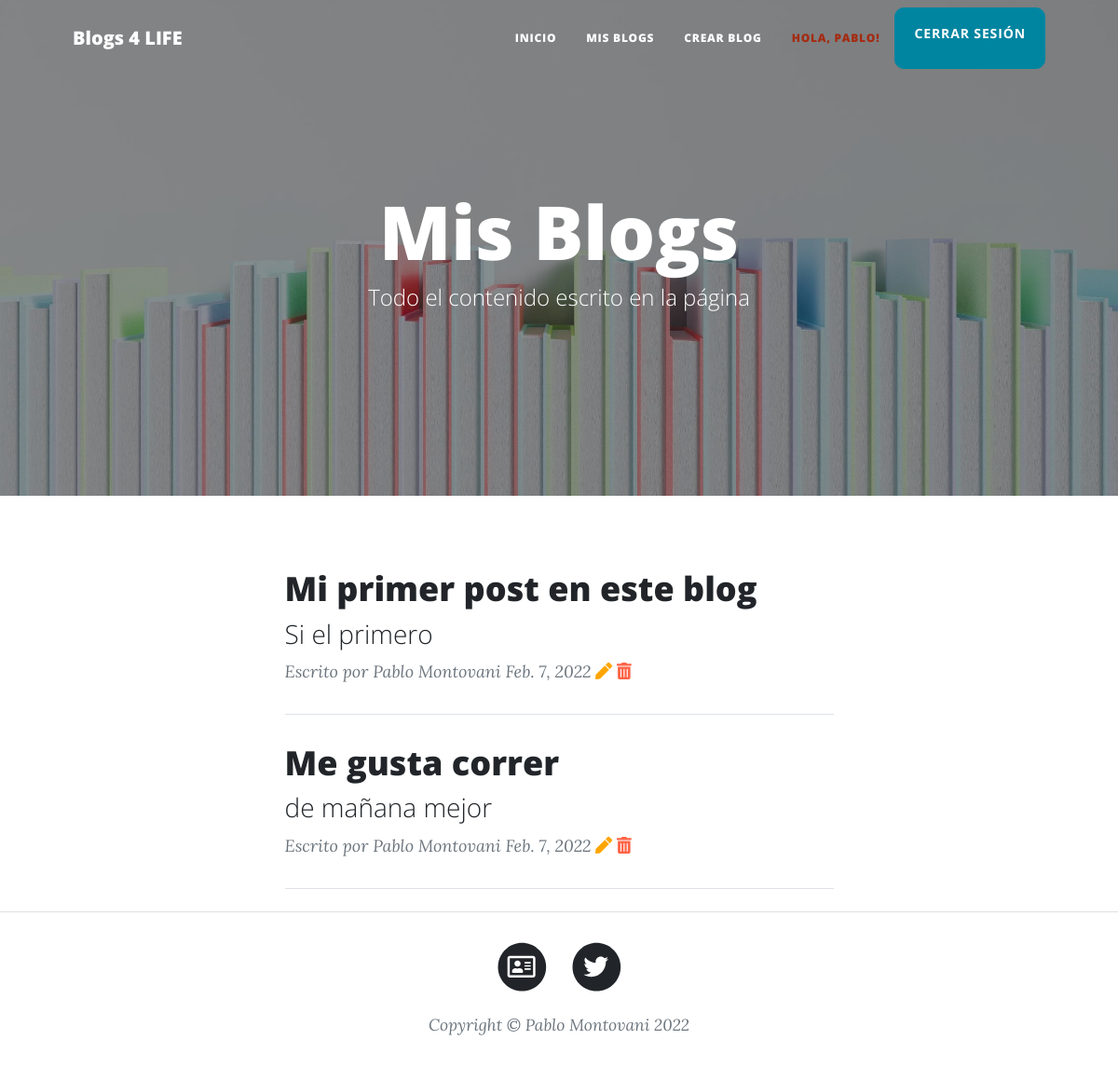
The page /MisBlogs (signed in) on the database its author committed.
### BlogApp/models.py (models this page shows)
class Blog(Model):
    titulo= CharField(max_length=50)
    subtitulo= CharField(max_length=50)
    user = ForeignKey(User, on_delete=CASCADE)
    fecha= DateField()
    contenido= CharField(max_length=1000)
    imagen= ImageField(upload_to='imagenes', null=True, blank=True)

### BlogApp/views.py (the view)
# urls.py: path('MisBlogs', BlogMyView.as_view(), name="mis_blogs"),
class BlogMyView(LoginRequiredMixin, ListView):
    model = Blog
    template_name = 'BlogApp/mis_blogs.html'
    context_object_name = 'blogs'
    paginate_by = 10
    def get_queryset(self, **kwargs):
        return Blog.objects.filter(user__username=self.request.user)

### templates/BlogApp/mis_blogs.html (shortened to what this page needs)
{% extends "BlogApp/padre.html" %}
{% load static %}
{% block ContenidoPrincipal %}
    <header class="masthead" style="background-image: url('{%static 'BlogApp/assets/img/home-bg.jpg' %}')">
        <div class="container position-relative px-4 px-lg-5">
            <div class="row gx-4 gx-lg-5 justify-content-center">
                <div class="col-md-10 col-lg-8 col-xl-7">
                    <div class="site-heading">
                        <h1>Mis Blogs</h1>
                        <span class="subheading">Todo el contenido escrito en la página</span>
                    </div>
                </div>
            </div>
        </div>
    </header>
         <div class="container px-4 px-lg-5">
            <div class="row gx-4 gx-lg-5 justify-content-center">
                <div class="col-md-10 col-lg-8 col-xl-7">
                    {% if not blogs %}
                        <div class="alert alert-danger" role="alert">
                            No existen entradas en el blog.
                        </div>
                    {% else %}
                        {% for blog in blogs %}
                            <div class="post-preview">
                                <a href="{% url 'blog_ver' blog.id %}">
                                    <h2 class="post-title">{{blog.titulo}}</h2>
                                    <h3 class="post-subtitle">{{blog.subtitulo}}</h3>
                                </a>
                                <p class="post-meta">
                                    Escrito por
                                    {% if blog.user.last_name %}
                                        <a>{{blog.user.first_name}} {{blog.user.last_name}}</a>
                                    {% else %}
                                        <a>{{blog.user}}</a>
                                    {% endif %}
                                    {{blog.fecha}}
                                    {% if blog.user == user %}
                                        <a style="font-size: 1em; color: orange;" href="">
                                            <i class="fas fa-pen"></i>
                                        </a>
                                        <a style="font-size: 1em; color: Tomato;" href="">
                                            <i class="fas fa-trash-alt"></i>
                                        </a>
                                    {% endif %}
                                </p>
                            </div>
                            <hr class="my-4" />
                        {% endfor %}
                    {% endif %}
                </div>
            </div>
        </div>
{% endblock %}

### templates/BlogApp/padre.html (shortened to what this page needs)
<!DOCTYPE html>
<html lang="en">
    <head>
        {% load static %}
        <link href="{%static 'BlogApp/css/styles.css' %}" rel="stylesheet" />
    </head>
    <body>
        <nav class="navbar navbar-expand-lg navbar-light" id="mainNav">
            <div class="container px-4 px-lg-5">
                <a class="navbar-brand" href="{% url 'inicio' %}">Blogs 4 LIFE</a>
                <div class="collapse navbar-collapse" id="navbarResponsive">
                    <ul class="navbar-nav ms-auto py-4 py-lg-0">
                        <li class="nav-item"><a class="nav-link px-lg-3 py-3 py-lg-4" href="{% url 'inicio' %}">Inicio</a></li>
                        <li class="nav-item"><a class="nav-link px-lg-3 py-3 py-lg-4" href="{% url 'mis_blogs' %}">Mis Blogs</a></li>
                        <li class="nav-item"><a class="nav-link px-lg-3 py-3 py-lg-4" href="">Crear Blog</a></li>
                        {% if user.is_authenticated %}
                            <li class="nav-item"><a class="nav-link nav-link-user px-lg-3 py-3 py-lg-4" href="">Hola, {{user.username}}!</a></li>
                            <a class="btn btn-primary" href="{% url 'logout' %}">CERRAR SESIÓN</a>
                        {% endif %}
                    </ul>
                </div>
            </div>
        </nav>
        {% block ContenidoPrincipal %}
        {% endblock %}
        <footer class="border-top">
            <div class="container px-4 px-lg-5">
                <div class="row gx-4 gx-lg-5 justify-content-center">
                    <div class="col-md-10 col-lg-8 col-xl-7">
                        <ul class="list-inline text-center">
                            <li class="list-inline-item">
                                <a href="{% url 'about_me' %}">
                                    <span class="fa-stack fa-lg">
                                        <i class="fas fa-circle fa-stack-2x"></i>
                                        <i class="far fa-address-card fa-stack-1x fa-inverse"></i>
                                    </span>
                                </a>
                            </li>
                            <li class="list-inline-item">
                                <a href="https://twitter.com/emanuel11">
                                    <span class="fa-stack fa-lg">
                                        <i class="fas fa-circle fa-stack-2x"></i>
                                        <i class="fab fa-twitter fa-stack-1x fa-inverse"></i>
                                    </span>
                                </a>
                            </li>
                        </ul>
                        <div class="small text-center text-muted fst-italic">Copyright &copy; Pablo Montovani 2022</div>
                    </div>
                </div>
            </div>
        </footer>
    </body>
</html>

### rows shown on the page
Blog: titulo "Mi primer post en este blog", subtitulo "Si el primero", user.first_name "Pablo", user.last_name "Montovani", fecha "Feb. 7, 2022"
Blog: titulo "Me gusta correr", subtitulo "de mañana mejor", user.first_name "Pablo", user.last_name "Montovani", fecha "Feb. 7, 2022"

### other values the page prints
{{ user.username }} "PABLO"
